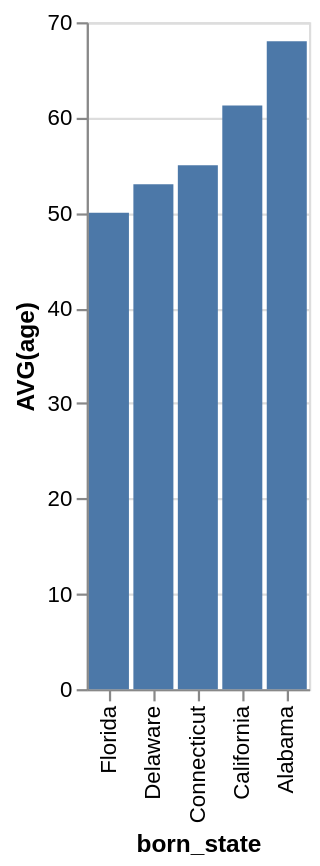

Specify this chart in Vega-Lite:
### Vega-Lite specification from a JSON file in a GitHub repository (floating-point values rounded to 4 significant figures)
{"data": {"values": [{"x_data": "Florida", "y_data": 50}, {"x_data": "Delaware", "y_data": 53}, {"x_data": "Connecticut", "y_data": 55}, {"x_data": "California", "y_data": 61.25}, {"x_data": "Alabama", "y_data": 68}]}, "mark": "bar", "encoding": {"x": {"field": "x_data", "type": "nominal", "title": "born_state", "sort": {"op": "sum", "field": "y_data", "order": "ascending"}}, "y": {"field": "y_data", "type": "quantitative", "title": "AVG(age)"}}}
